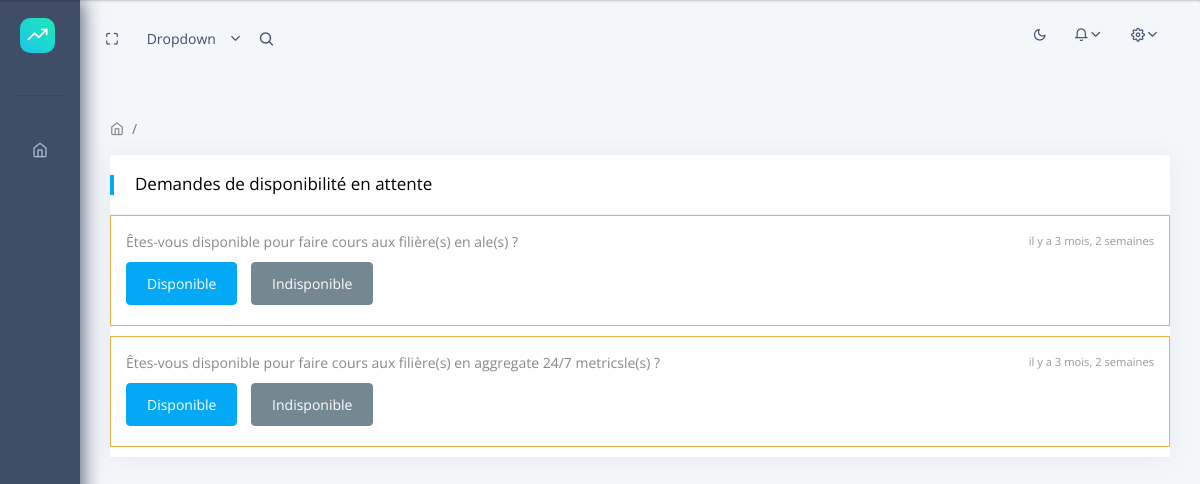
/availability/teacher/availability/pending/ (signed in), run on an earlier commit of the app's database.
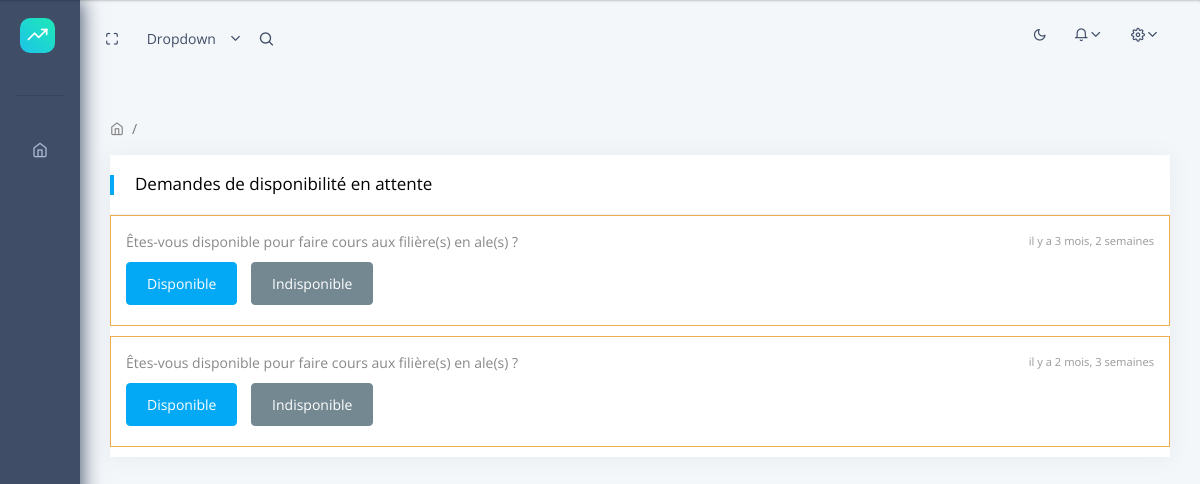
And on a later commit of the database.
### apps/availability/models.py (models this page shows, shortened)
class AvailabilityRequest(models.Model):
    subject = models.ForeignKey(
        'subjects.Subject',
        on_delete=models.CASCADE,
        verbose_name=_("Matière"),
        related_name='availability_requests'
    )
    teachers = models.ManyToManyField(
        'users.TeacherProfile',
        verbose_name=_("Enseignants"),
        related_name='availability_requests',
        help_text=_("Enseignants sélectionnés pour cette demande")
    )
    start_date = models.DateField(
        verbose_name=_("Date de début"),
        help_text=_("Date de début de la disponibilité")
    )
    end_date = models.DateField(
        verbose_name=_("Date de fin"),
        help_text=_("Date de fin de la disponibilité")
    )
    filieres = models.ManyToManyField(
        'courses.DepartmentLevel',
        related_name='availability_requests',
        verbose_name=_("Filières")
    )
    created_at = models.DateTimeField(
        auto_now_add=True,
        verbose_name=_("Date de création")
    )
    class Meta:
        verbose_name = _("Demande de disponibilité")
        verbose_name_plural = _("Demandes de disponibilités")
        permissions = [
            ('can_send_availabilityrequest', _("Peut envoyer une demande de disponibilité")),
            ('can_view_availabilityrequest_history', _("Peut voir l'historique des demande de disponibilité")),
            ('can_view_availabilityrequest_pending', _("Peut voir les demande de disponibilité en attente")),
        ]

### apps/subjects/models.py (models this page shows, shortened)
class Subject(models.Model):
    name = models.CharField(max_length=100, verbose_name=_("Nom de la matière"),unique=True)
    code = models.CharField(max_length=10, unique=True, verbose_name=_("Code de la matière"))
    department_levels = models.ManyToManyField('courses.DepartmentLevel', through='common.DepartmentLevelSubject', related_name='subjects', verbose_name=_("Niveaux et départements"))
    class Meta:
        verbose_name = _("Matière")
        verbose_name_plural = _("Matières")
        ordering = ['name']

### apps/availability/views.py (the view)
# urls.py: path('teacher/availability/pending/', TeacherAvailabilityPendingRequestView.as_view(), name='teacher_availability_pending_request_list'),
class TeacherAvailabilityPendingRequestView(LoginRequiredMixin,PermissionRequiredMixin,ListView):
    model = AvailabilityRequest
    template_name = 'availability/teacher/availability_pending.html'
    permission_required= 'availability.can_view_availabilityrequest_pending'
    context_object_name = 'requests'
    def get_queryset(self):
        teacher = self.request.user.teacherprofile
        teacher_response_prefetch = Prefetch(
            'responses',
            queryset=AvailabilityResponse.objects.filter(teacher=teacher, status='pending'),
            to_attr='teacher_response'
        )
        queryset = AvailabilityRequest.objects.filter(responses__teacher=teacher, responses__status='pending').prefetch_related(teacher_response_prefetch).distinct()
        return queryset

### apps/users/models.py (called while the page is built)
    def has_role(self, role):
        if not self.is_authenticated:
            return False
        return self.role == role

    @property
    def is_student(self):
        return self.has_role('student')

    @property
    def is_parent(self):
        return self.has_role('parent')

    @property
    def is_admin(self):
        return self.has_role('admin')

### templates/availability/teacher/availability_pending.html (shortened to what this page needs)
{% extends 'layouts/base.html' %}
{% block content %}
  <div class="card">
    <div class="card-header d-flex justify-content-between align-items-center">
      <h5>Demandes de disponibilité en attente</h5>
    </div>
    <div id="request-list">
      {% for request in requests %}
        {% if request.teacher_response %}
          {% with response=request.teacher_response.0 %}
            {% if response.status == "pending" %}
              <div class="notification pending" style="padding: 15px; margin-bottom: 10px; border: 1px solid #f0ad4e;">
                <div class="d-flex justify-content-between align-items-center">
                  <p style="margin: 0;">Êtes-vous disponible pour faire cours aux filière(s)
                    en <strong>{{ request.subject.name }}</strong>le(s)
                     ?
                  </p>
                  <span style="font-size: 0.8em; color: #999;">
                    il y a {{ request.created_at|timesince }}
                  </span>
                </div>
                <div class="action-buttons" style="margin-top: 10px;">
                  <a href="#" id="accept-request" data-id="{{ request.id }}" class="btn btn-primary" style="margin-right: 10px;">Disponible</a>
                  <a href="#" id="reject-request" data-id="{{ request.id }}"  class="btn btn-secondary">Indisponible</a>
                </div>
              </div>
            {% endif %}
          {% endwith %}
        {% endif %}
      {% empty %}
        <p>Aucune demande en attente trouvée.</p>
      {% endfor %}
    </div>
  </div>
{% endblock %}

What changed in the data, as far as the page shows it:
removed AvailabilityRequest: subject.name "aggregate 24/7 metrics", created_at "3 mois, 2 semaines"
added AvailabilityRequest: subject.name "a", created_at "2 mois, 3 semaines"
